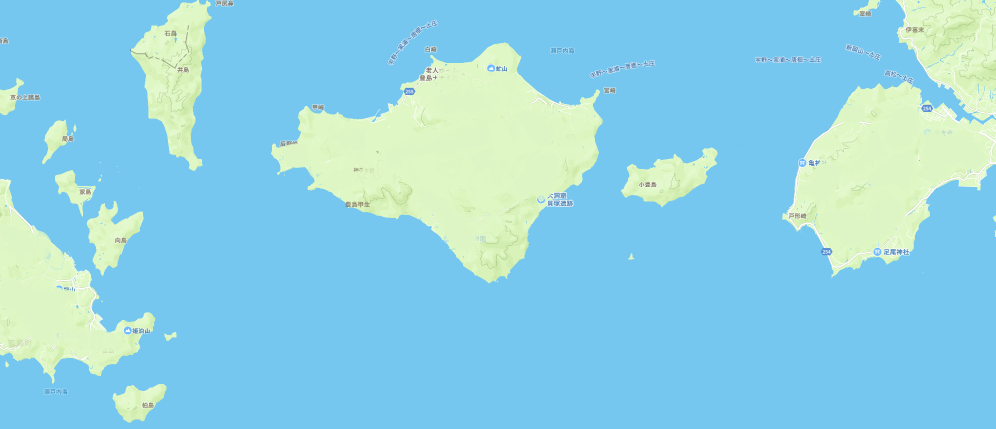
#> input picture avoid/fig/route2.png, 1991 x 858 px, found by its file name (shown at 1/2 size)
$ python photo_simu.py
#> lines starting #> are read from the running program, lines starting #| are printed output that depends on the picture; after the words box and inside, x2 and y2 are one past the last pixel; in counts of white or black regions, pixels touching at a corner belong together; long printed decimals are rounded
import cv2
from photo_route import *
import math
import numpy as np
import matplotlib.pyplot as plt

## 写真にベクトルを描画する
img = cv2.imread("avoid/fig/route2.png")
#> img is the input picture: shape (858, 1991, 3); mean B, G, R 229.2, 209.7, 141.9
img2 = img
img_tmp = cv2.flip(img,0)
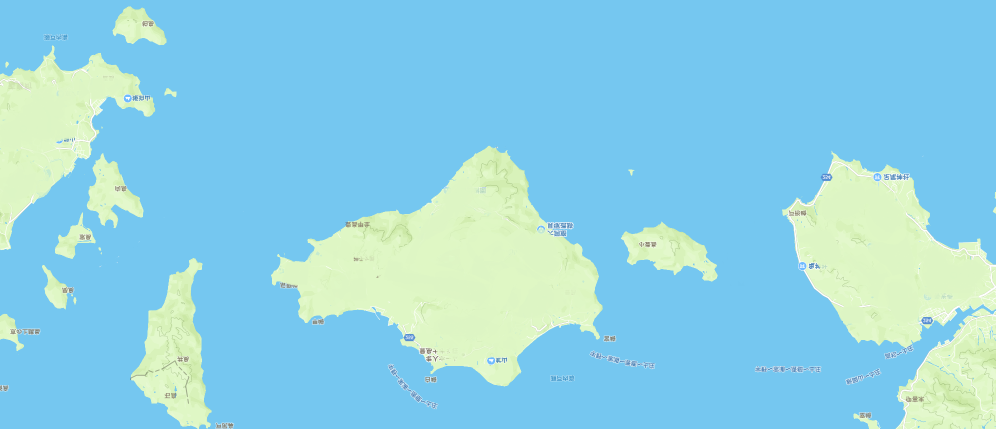
#> img_tmp: shape (858, 1991, 3) (shown at 1/2 size); mean B, G, R 229.2, 209.7, 141.9
img_gray = cv2.cvtColor(img_tmp, cv2.COLOR_BGR2GRAY)
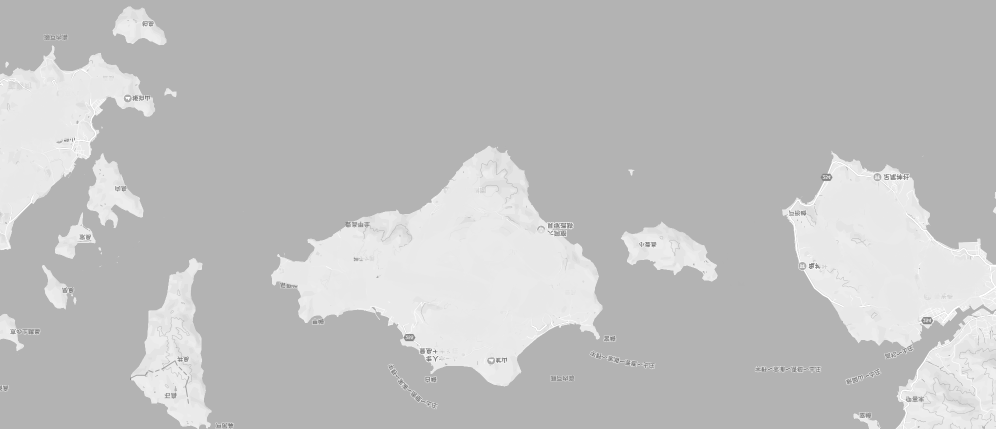
#> img_gray: shape (858, 1991) (shown at 1/2 size); min 86, max 255, mean 191.5
ret,img_bi = cv2.threshold(img_gray, 210, 255, cv2.THRESH_BINARY)
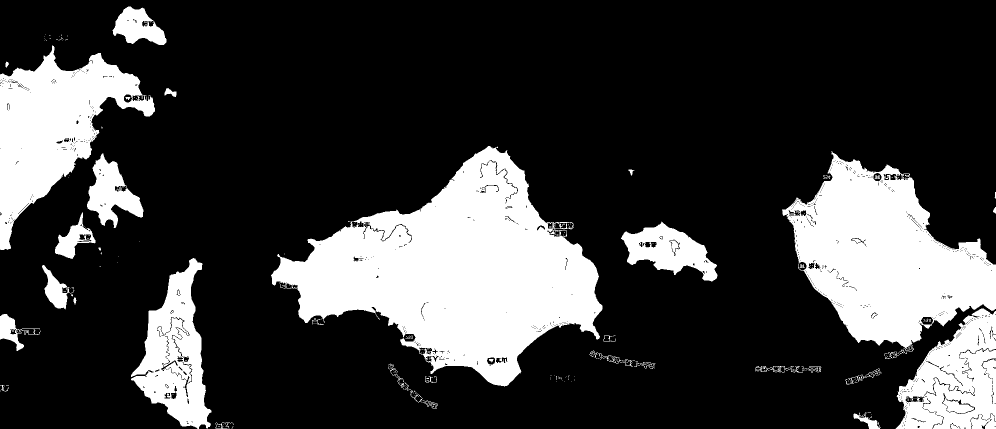
#> img_bi: shape (858, 1991) (shown at 1/2 size); 23.5% white; 359 white regions (310 under 20 px), largest, box (x1, y1, x2, y2) and area: (542, 292, 1205, 773) 159041, (1564, 302, 1991, 704) 93197, (0, 91, 310, 500) 54653

# [11 lines of commented-out code are left out]

def cvArrow(img, pt1, pt2, color, thickness=10, lineType=8, shift=0):
    cv2.line(img,pt1,pt2,color,thickness,lineType,shift)
    vx = pt2[0] - pt1[0]
    vy = pt2[1] - pt1[1]
    v  = math.sqrt(vx ** 2 + vy ** 2)
    ux = vx / v
    uy = vy / v
    # 矢印の幅の部分
    w = 10
    h = 20
    ptl = (int(pt2[0] - uy*w - ux*h), int(pt2[1] + ux*w - uy*h))
    ptr = (int(pt2[0] + uy*w - ux*h), int(pt2[1] - ux*w - uy*h))
    # 矢印の先端を描画する
    cv2.line(img,pt2,ptl,color,thickness,lineType,shift)
    cv2.line(img,pt2,ptr,color,thickness,lineType,shift)
pt = np.array([[196,594],[979,570],[1666,559],[1818,516],[1956,385]])
for i in range(4):
    cvArrow(img, pt[i], pt[i+1], (0,255,0), thickness=1, lineType=8, shift=0)
#> this loop made 4 passes
#> (vx in cvArrow, vy in cvArrow, v in cvArrow, ux in cvArrow, uy in cvArrow, ptl in cvArrow, ptr in cvArrow) on passes 1 to 4: (783, -24, 783.4, 1, -0.0306, (959, 580), (958, 560)), (687, -11, 687.1, 1, -0.016, (1646, 569), (1645, 549)), (152, -43, 158, 0.962, -0.272, (1801, 531), (1796, 511)), (138, -131, 190.3, 0.725, -0.688, (1948, 406), (1934, 391))
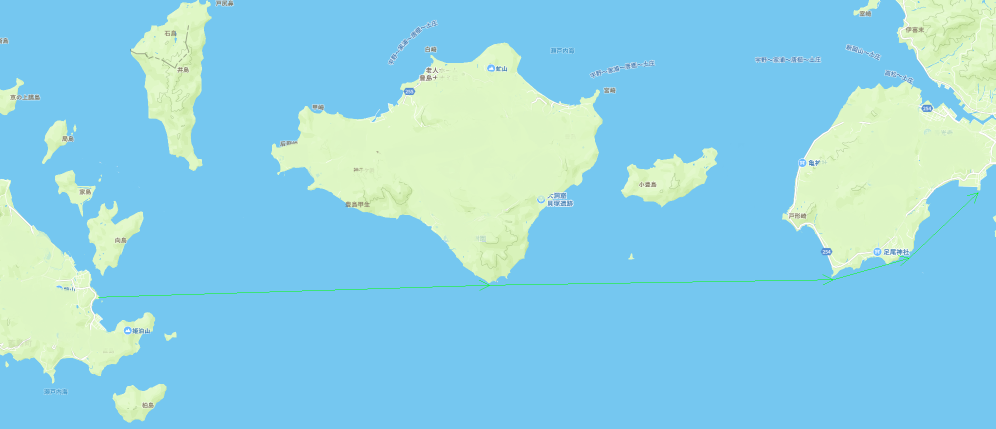
#> img: shape (858, 1991, 3) (shown at 1/2 size); 0.11% of pixels changed, all inside (x1, y1, x2, y2) = (196, 385, 1957, 595)

cvArrow(img, pt[0], pt[-1], (0,0,255), thickness=1, lineType=8, shift=0)
#> in cvArrow (call 5), `cv2.line(img,pt1,pt2,color,thickness,lineType,shift)`:
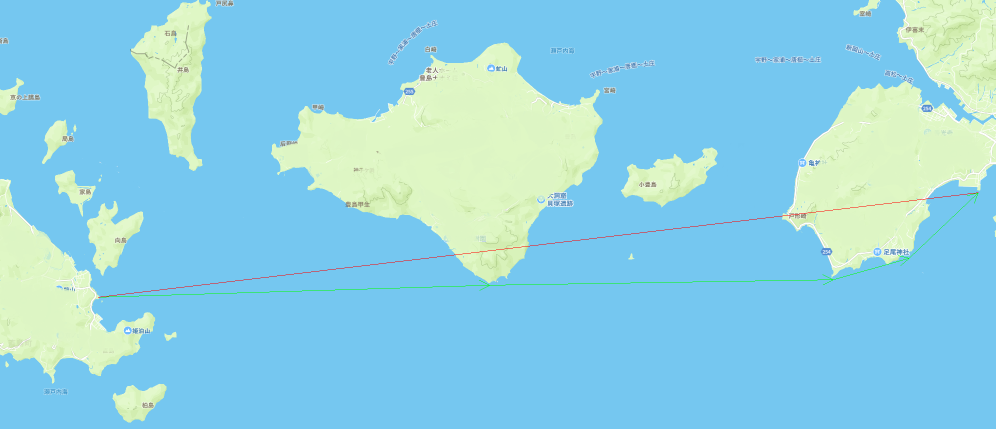
#> img: shape (858, 1991, 3) (shown at 1/2 size); 0.1% of pixels changed, all inside (x1, y1, x2, y2) = (196, 385, 1957, 595)
#> in cvArrow (call 5), `vx = pt2[0] - pt1[0]`: vx = 1760
#> in cvArrow (call 5), `vy = pt2[1] - pt1[1]`: vy = -209
#> in cvArrow (call 5), `v  = math.sqrt(vx ** 2 + vy ** 2)`: v = 1772.4
#> in cvArrow (call 5), `ux = vx / v`: ux = 0.993
#> in cvArrow (call 5), `uy = vy / v`: uy = -0.118
#> in cvArrow (call 5), `ptl = (int(pt2[0] - uy*w - ux*h), int(pt2[1] + ux*w - uy*h))`: ptl = (1937, 397)
#> in cvArrow (call 5), `ptr = (int(pt2[0] + uy*w - ux*h), int(pt2[1] - ux*w - uy*h))`: ptr = (1934, 377)
#> in cvArrow (call 5), `cv2.line(img,pt2,ptl,color,thickness,lineType,shift)`: img: shape (858, 1991, 3); under 0.01% of pixels changed, all inside (x1, y1, x2, y2) = (1937, 386, 1956, 398)
#> in cvArrow (call 5), `cv2.line(img,pt2,ptr,color,thickness,lineType,shift)`: img: shape (858, 1991, 3); mean B, G, R 228.6, 209.5, 141.9
# cv2.imshow("Opencv",img)
# cv2.waitKey(0)
# cv2.imwrite("avoid/fig/afterplot.png", img)

## 時間ごとの進む方向と予想時間を出力する
# 潮流のフィールドを定義
sea_flow = []
flow_tmp = []
for i in range(img.shape[0]):
    for j in range(img.shape[1]):
        flow_tmp.append([-5,0])
    sea_flow.append(flow_tmp)
    flow_tmp = []


# 距離と時間を求める
pix_d = 18.950 / 1991
des = []
t = []
t_revi = []
vs = 35
for i in range(len(pt) - 1):
    # 座標から座標までの距離を求める
    des_tmp = math.sqrt((pt[i+1][0] - pt[i][0])**2 + (pt[i+1][1] - pt[i][1])**2) * pix_d
    des.append(des_tmp)

    # 船が進む角度を求める
    vec = pt[i+1] - pt[i]

    ship_theta = np.arctan2(vec[1],vec[0])
    print(ship_theta)
    ship_x = vs * math.cos(ship_theta) + sea_flow[pt[i][1]][pt[i][0]][0]
    ship_y = vs * math.sin(ship_theta) + sea_flow[pt[i][1]][pt[i][0]][1]
    revi_theta = np.arctan2(ship_y,ship_x)
    go_x = vs * math.cos(ship_theta) - sea_flow[pt[i][1]][pt[i][0]][0]
    go_y = vs * math.sin(ship_theta) - sea_flow[pt[i][1]][pt[i][0]][1]

    go_theta = np.arctan2(go_y,go_x)
    vs_revi = math.sqrt(ship_x ** 2 + ship_y ** 2)
    vs_norm = abs(vs_revi * math.cos(ship_theta - go_theta))
    print(str(vs_norm) + ' ' + str(vs))
    t_revi_tmp = des_tmp *60 / (vs_norm)
    t_revi.append(t_revi_tmp)
    t_tmp = des_tmp *60 / (vs)
    t.append(t_tmp)
#> after the loop, des = [7.46, 6.54, 1.5, 1.81]; t = [12.78, 11.21, 2.58, 3.1]; t_revi = [14.91, 13.08, 2.99, 3.46]
print(des)
#| [7.456, 6.540, 1.503, 1.811]
print(t)
#| [12.782, 11.211, 2.577, 3.105]
print(str(sum(des)) + ' km')
#| 17.310 km
print(str(sum(t)) + ' 分')
#| 29.674 分
print(str(sum(t_revi)) + ' 分')
#| 34.433 分

def theta_kakudo(theta):
    pi = math.pi
    return theta*360/(2*pi)
